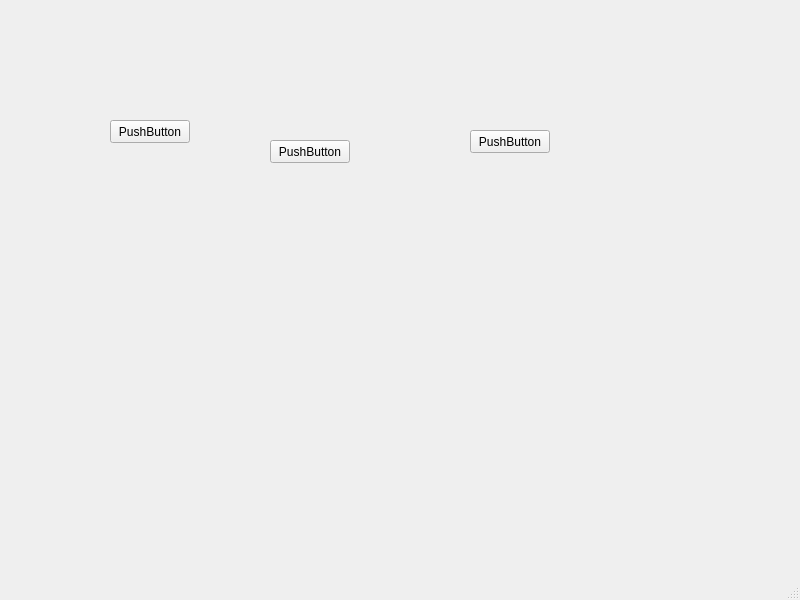
<?xml version="1.0" encoding="UTF-8"?>
<ui version="4.0">
 <class>MainWindow</class>
 <widget class="QMainWindow" name="MainWindow">
  <property name="geometry">
   <rect>
    <x>0</x>
    <y>0</y>
    <width>800</width>
    <height>600</height>
   </rect>
  </property>
  <property name="windowTitle">
   <string>MainWindow</string>
  </property>
  <widget class="QWidget" name="centralwidget">
   <widget class="QPushButton" name="pushButton">
    <property name="geometry">
     <rect>
      <x>110</x>
      <y>120</y>
      <width>80</width>
      <height>23</height>
     </rect>
    </property>
    <property name="text">
     <string>PushButton</string>
    </property>
   </widget>
   <widget class="QPushButton" name="pushButton_2">
    <property name="geometry">
     <rect>
      <x>270</x>
      <y>140</y>
      <width>80</width>
      <height>23</height>
     </rect>
    </property>
    <property name="text">
     <string>PushButton</string>
    </property>
   </widget>
   <widget class="QPushButton" name="pushButton_3">
    <property name="geometry">
     <rect>
      <x>470</x>
      <y>130</y>
      <width>80</width>
      <height>23</height>
     </rect>
    </property>
    <property name="text">
     <string>PushButton</string>
    </property>
   </widget>
  </widget>
  <widget class="QMenuBar" name="menubar">
   <property name="geometry">
    <rect>
     <x>0</x>
     <y>0</y>
     <width>800</width>
     <height>20</height>
    </rect>
   </property>
  </widget>
  <widget class="QStatusBar" name="statusbar"/>
 </widget>
 <resources/>
 <connections/>
</ui>
